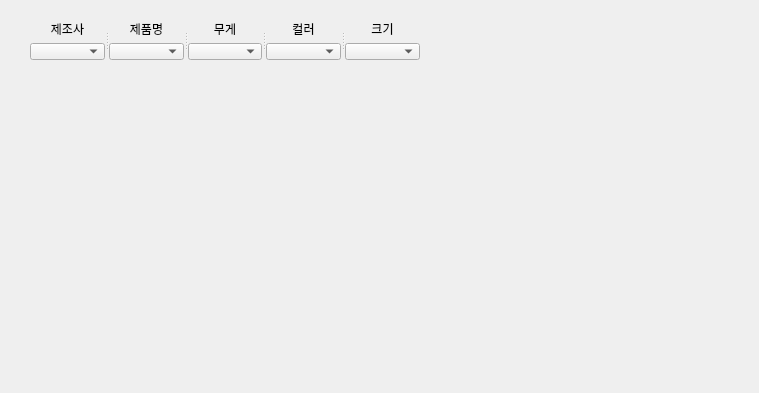
<?xml version="1.0" encoding="UTF-8"?>
<ui version="4.0">
 <class>Form</class>
 <widget class="QWidget" name="Form">
  <property name="geometry">
   <rect>
    <x>0</x>
    <y>0</y>
    <width>759</width>
    <height>393</height>
   </rect>
  </property>
  <property name="windowTitle">
   <string>Form</string>
  </property>
  <widget class="QSplitter" name="splitter">
   <property name="geometry">
    <rect>
     <x>30</x>
     <y>20</y>
     <width>390</width>
     <height>40</height>
    </rect>
   </property>
   <property name="orientation">
    <enum>Qt::Horizontal</enum>
   </property>
   <widget class="QWidget" name="layoutWidget">
    <layout class="QVBoxLayout" name="verticalLayout">
     <item>
      <widget class="QLabel" name="label">
       <property name="text">
        <string>제조사</string>
       </property>
       <property name="alignment">
        <set>Qt::AlignCenter</set>
       </property>
      </widget>
     </item>
     <item>
      <widget class="QComboBox" name="comboBox"/>
     </item>
    </layout>
   </widget>
   <widget class="QWidget" name="layoutWidget">
    <layout class="QVBoxLayout" name="verticalLayout_2">
     <item>
      <widget class="QLabel" name="label_2">
       <property name="text">
        <string>제품명</string>
       </property>
       <property name="alignment">
        <set>Qt::AlignCenter</set>
       </property>
      </widget>
     </item>
     <item>
      <widget class="QComboBox" name="comboBox_2"/>
     </item>
    </layout>
   </widget>
   <widget class="QWidget" name="layoutWidget_2">
    <layout class="QVBoxLayout" name="verticalLayout_3">
     <item>
      <widget class="QLabel" name="label_3">
       <property name="text">
        <string>무게</string>
       </property>
       <property name="alignment">
        <set>Qt::AlignCenter</set>
       </property>
      </widget>
     </item>
     <item>
      <widget class="QComboBox" name="comboBox_3"/>
     </item>
    </layout>
   </widget>
   <widget class="QWidget" name="layoutWidget_3">
    <layout class="QVBoxLayout" name="verticalLayout_4">
     <item>
      <widget class="QLabel" name="label_4">
       <property name="text">
        <string>컬러</string>
       </property>
       <property name="alignment">
        <set>Qt::AlignCenter</set>
       </property>
      </widget>
     </item>
     <item>
      <widget class="QComboBox" name="comboBox_4"/>
     </item>
    </layout>
   </widget>
   <widget class="QWidget" name="layoutWidget_4">
    <layout class="QVBoxLayout" name="verticalLayout_5">
     <item>
      <widget class="QLabel" name="label_5">
       <property name="text">
        <string>크기</string>
       </property>
       <property name="alignment">
        <set>Qt::AlignCenter</set>
       </property>
      </widget>
     </item>
     <item>
      <widget class="QComboBox" name="comboBox_5"/>
     </item>
    </layout>
   </widget>
  </widget>
 </widget>
 <resources/>
 <connections/>
</ui>
